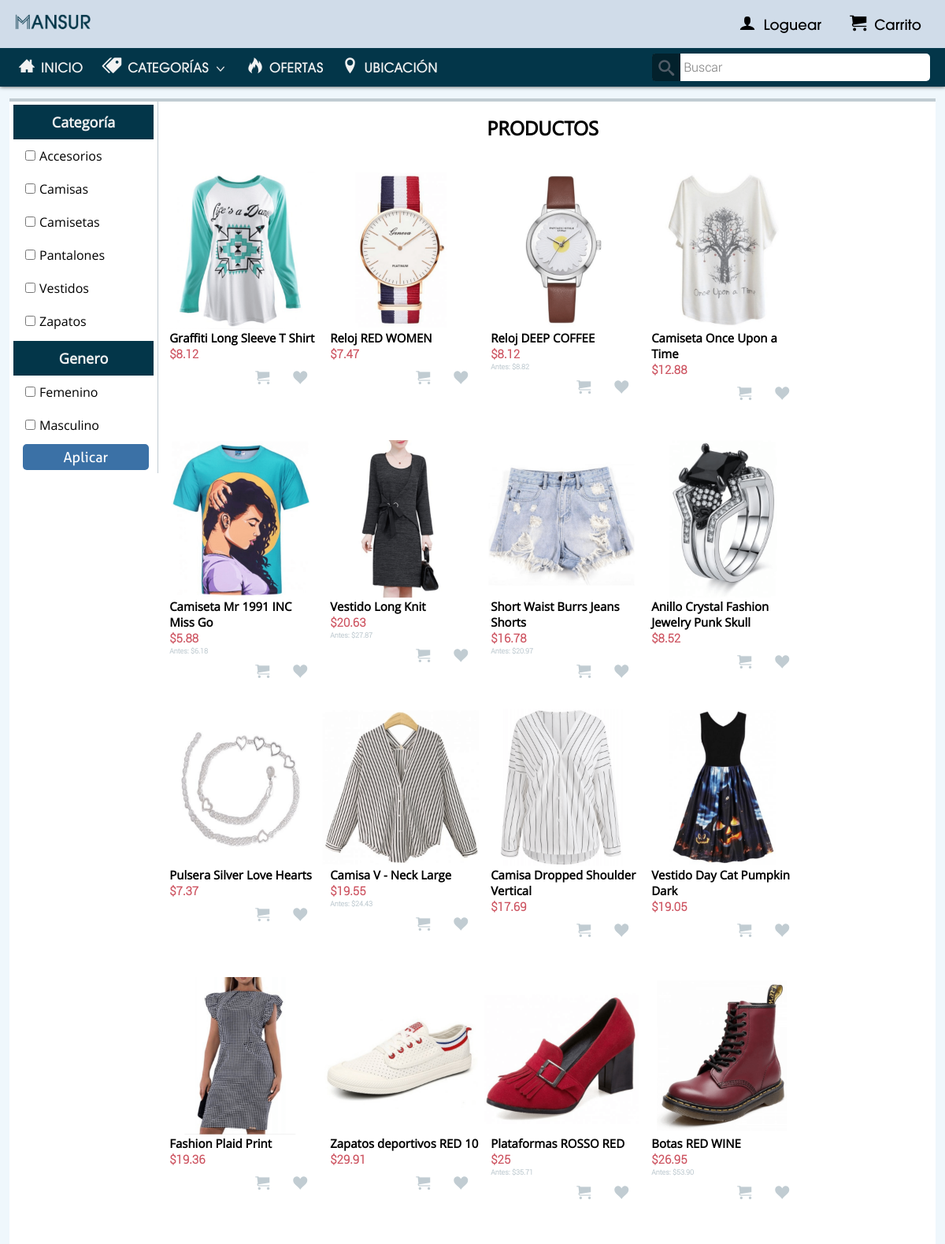
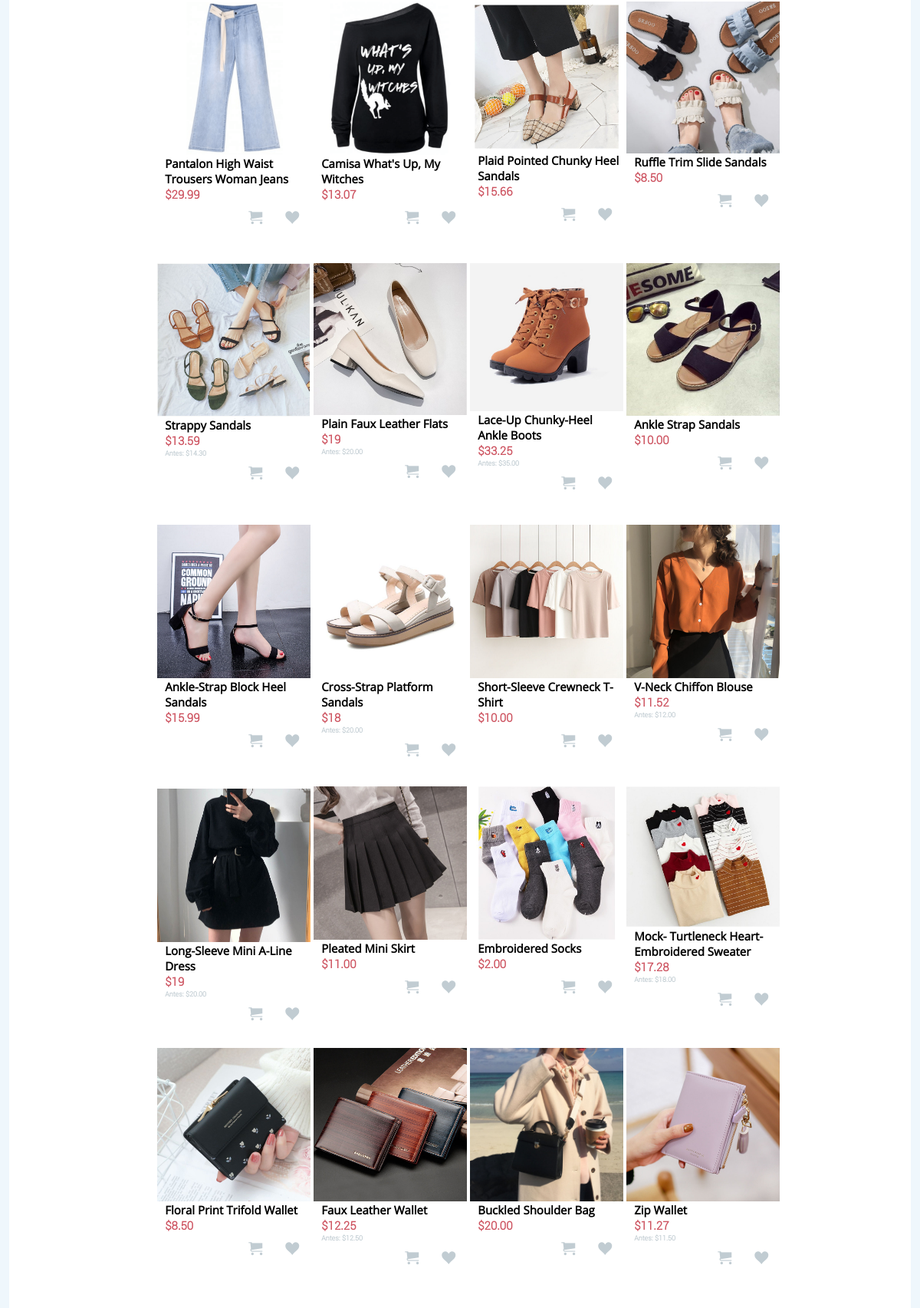
/PAG/gen_1.php (upper part), run on the app's committed database (2 pictures, top to bottom).
### tables this page shows
CREATE TABLE IF NOT EXISTS `articulo` (
  `art_id` int(11) NOT NULL AUTO_INCREMENT,
  `fecha` date NOT NULL,
  `nombre` varchar(50) NOT NULL,
  `marca` varchar(20) NOT NULL,
  `precio` decimal(6,2) NOT NULL,
  `descuento` int(3) NOT NULL,
  `descripcion` text NOT NULL,
  `img` varchar(250) NOT NULL,
  `cat_id` int(5) NOT NULL,
  `ge_id` int(5) NOT NULL,
  `estado` tinyint(1) NOT NULL,
  `tallas` tinyint(1) NOT NULL,
  `cantidad` int(5) NOT NULL,
  PRIMARY KEY (`art_id`),
  KEY `cat_id` (`cat_id`),
  KEY `ge_id` (`ge_id`),
  FULLTEXT KEY `nombre` (`nombre`,`marca`)
);

### PAG/ELE/art.php (the view)
<?php
        while($mostrar=mysqli_fetch_array($result)){
        $link = 'producto.php?id='.$mostrar['art_id'];
        $porcentaje = $mostrar['descuento'] / 100;
        $precio = $mostrar['precio'];
        $descuento = $precio * $porcentaje;
        $des = bcdiv($descuento, '1', 2);
        $nprecio = $precio - $des;
        ?>
      <div class="AR">
          <a href="<?php echo $link;?>"><img src="../RECU/IMG/<?php echo $mostrar['img']?>"></a>
          <a href="<?php echo $link;?>"><h2><?php echo $mostrar['nombre']?></h2></a>
          <?php if ($porcentaje > 0):?>
            <h3>$<?php echo $nprecio?></h3>
            <h4>Antes: $<?php echo $mostrar['precio']?></h4>
          <?php else:?>
            <h3>$<?php echo $mostrar['precio']?></h3>
          <?php endif ?>
          <ul>
            <li><a href="#home"><span class="icon-fav"></span></a></li>
            <li><a href="#news"><span class="icon-cart"></span></a></li>
          </ul>
        </div>
    <?php } ?>

### RECU/CSS/Style.css (style rules this page uses)
@media screen and (-webkit-min-device-pixel-ratio:0) { * { margin: 0px; padding: 0px; } }
@media screen and (-webkit-min-device-pixel-ratio:0) { body { background-color: #eff7fc; } }
@media screen and (-webkit-min-device-pixel-ratio:0) { a { text-decoration: none; } }
@media screen and (-webkit-min-device-pixel-ratio:0) { ul { list-style: none; } }
@media screen and (-webkit-min-device-pixel-ratio:0) { .AR { width: 220px; height: 370px; position:relative; margin-left: 25px; margin-bottom: 5px; float: left } }
@media screen and (-webkit-min-device-pixel-ratio:0) { .AR img { width: 100%; margin: 0 auto; } }
@media screen and (-webkit-min-device-pixel-ratio:0) { .AR h2 { color: black; padding: 1px 1px; padding-left: 10px; font-size: 15px; font-family:'Open Sans', 'Bahnschrift', 'Arial'; } }
@media screen and (-webkit-min-device-pixel-ratio:0) { .AR h3 { color: #CD5360; padding: 1px 1px; padding-left: 10px; font-size: 15px; font-family:'Roboto', 'Noto', 'Arial', 'sans-serif;'; text-align: left; } }
@media screen and (-webkit-min-device-pixel-ratio:0) { .AR h4 { color: #c1ccd2; padding: 1px 1px; padding-left: 10px; font-size: 9px; font-family:'Roboto', 'Noto', 'Arial', 'sans-serif;'; text-align: left; } }
@media screen and (-webkit-min-device-pixel-ratio:0) { .AR ul { overflow: hidden; list-style: none; } }
@media screen and (-webkit-min-device-pixel-ratio:0) { .AR ul li { float: right; } }
@media screen and (-webkit-min-device-pixel-ratio:0) { .AR ul li span { color: #c1ccd2; display: block; padding: 10px 10px; padding-left: 15px; padding-right: 15px; font-size: 18px; } }
@media screen and (max-width:1366px ) { .AR { margin-left: 5px; width: 210px; height: 353px; } }
@media screen and (max-width:1350px ) { .AR { margin-left: 4px; } }
@media screen and (max-width:1280px ) { .AR { width: 200px; height: 336px; } }

### RECU/CSS/S2.css (style rules this page uses)
@media screen and (-webkit-min-device-pixel-ratio:0) { * { margin: 0; padding: 0; } }

### data on the page
articulo: img (picture), nombre "Graffiti Long Sleeve T Shirt", precio "8.12"
articulo: img (picture), nombre "Reloj RED WOMEN", precio "7.47"
articulo: img (picture), nombre "Reloj DEEP COFFEE", nprecio "8.12", precio "8.82"
articulo: img (picture), nombre "Camiseta Once Upon a Time", precio "12.88"
articulo: img (picture), nombre "Camiseta Mr 1991 INC Miss Go", nprecio "5.88", precio "6.18"
articulo: img (picture), nombre "Vestido Long Knit", nprecio "20.63", precio "27.87"
articulo: img (picture), nombre "Short Waist Burrs Jeans Shorts", nprecio "16.78", precio "20.97"
articulo: img (picture), nombre "Anillo Crystal Fashion Jewelry Punk Skull", precio "8.52"
articulo: img (picture), nombre "Pulsera Silver Love Hearts", precio "7.37"
articulo: img (picture), nombre "Camisa V - Neck Large", nprecio "19.55", precio "24.43"
articulo: img (picture), nombre "Camisa Dropped Shoulder Vertical", precio "17.69"
articulo: img (picture), nombre "Vestido Day Cat Pumpkin Dark", precio "19.05"
articulo: img (picture), nombre "Fashion Plaid Print", precio "19.36"
articulo: img (picture), nombre "Zapatos deportivos RED 10", precio "29.91"
articulo: img (picture), nombre "Plataformas ROSSO RED", nprecio "25", precio "35.71"
articulo: img (picture), nombre "Botas RED WINE", nprecio "26.95", precio "53.90"
articulo: img (picture), nombre "Pantalon High Waist Trousers Woman Jeans", precio "29.99"
articulo: img (picture), nombre "Camisa What's Up, My Witches", precio "13.07"
articulo: img (picture), nombre "Plaid Pointed Chunky Heel Sandals", precio "15.66"
articulo: img (picture), nombre "Ruffle Trim Slide Sandals", precio "8.50"
articulo: img (picture), nombre "Strappy Sandals", nprecio "13.59", precio "14.30"
articulo: img (picture), nombre "Plain Faux Leather Flats", nprecio "19", precio "20.00"
articulo: img (picture), nombre "Lace-Up Chunky-Heel Ankle Boots", nprecio "33.25", precio "35.00"
articulo: img (picture), nombre "Ankle Strap Sandals", precio "10.00"
articulo: img (picture), nombre "Ankle-Strap Block Heel Sandals", precio "15.99"
articulo: img (picture), nombre "Cross-Strap Platform Sandals", nprecio "18", precio "20.00"
articulo: img (picture), nombre "Short-Sleeve Crewneck T-Shirt", precio "10.00"
articulo: img (picture), nombre "V-Neck Chiffon Blouse", nprecio "11.52", precio "12.00"
articulo: img (picture), nombre "Long-Sleeve Mini A-Line Dress", nprecio "19", precio "20.00"
articulo: img (picture), nombre "Pleated Mini Skirt", precio "11.00"
articulo: img (picture), nombre "Embroidered Socks", precio "2.00"
articulo: img (picture), nombre "Mock- Turtleneck Heart-Embroidered Sweater", nprecio "17.28", precio "18.00"
articulo: img (picture), nombre "Floral Print Trifold Wallet", precio "8.50"
articulo: img (picture), nombre "Faux Leather Wallet", nprecio "12.25", precio "12.50"
articulo: img (picture), nombre "Buckled Shoulder Bag", precio "20.00"
articulo: img (picture), nombre "Zip Wallet", nprecio "11.27", precio "11.50"
